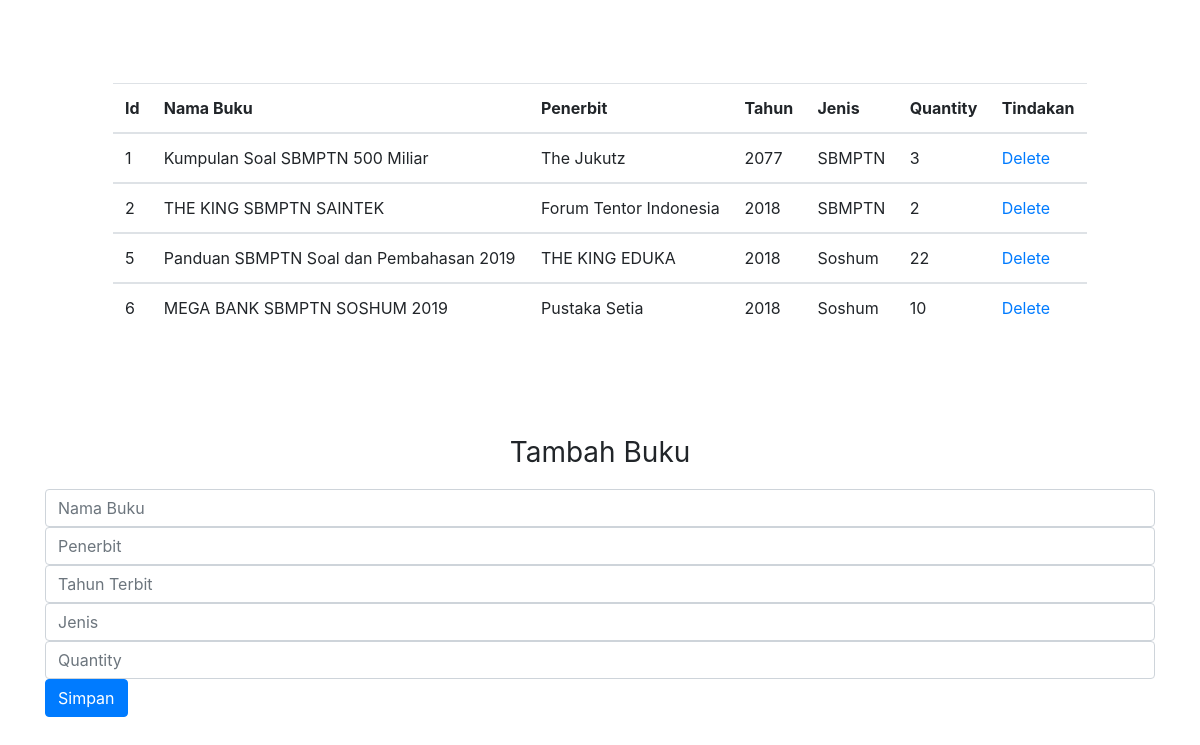
Page /buku_admin.php (signed in) on the earlier database version.
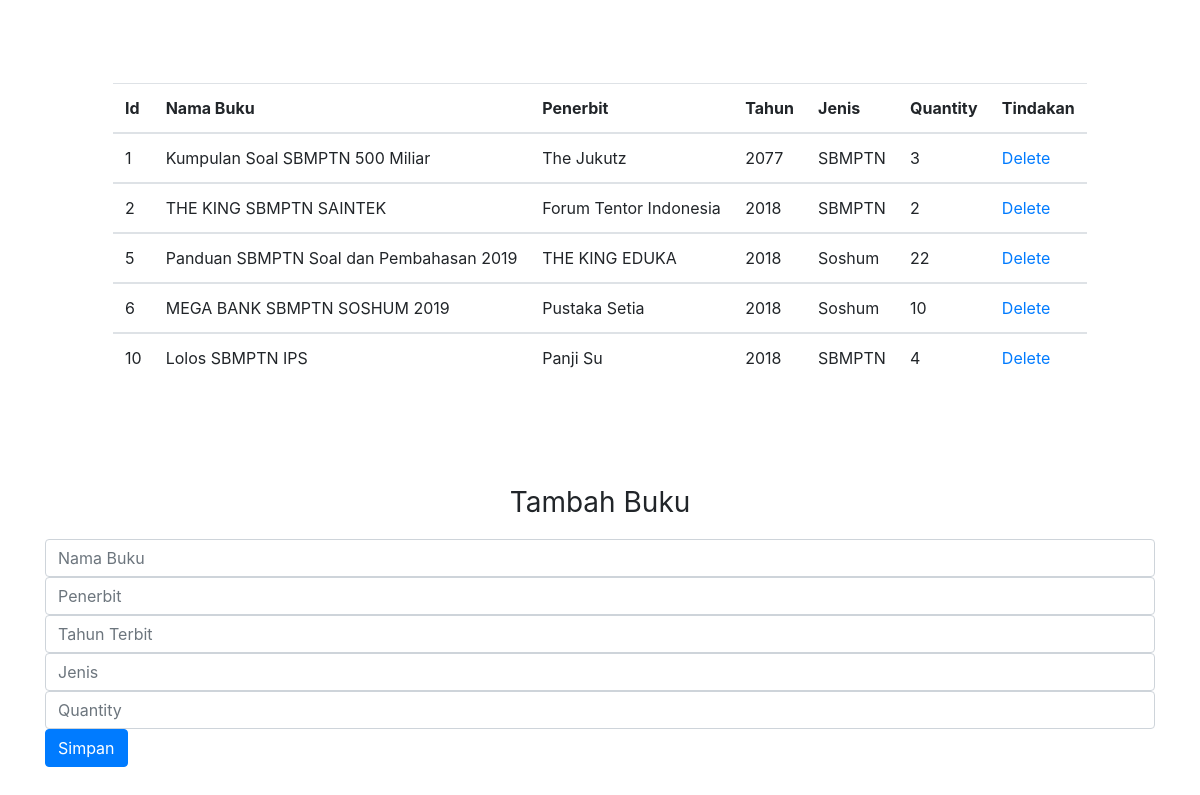
Same page on the later database version.
### tables this page shows
CREATE TABLE `buku` (
  `id` int(255) NOT NULL,
  `nama_buku` varchar(255) NOT NULL,
  `penerbit` varchar(255) NOT NULL,
  `tahun_terbit` varchar(255) NOT NULL,
  `jenis` varchar(255) NOT NULL,
  `quantity` int(11) NOT NULL
);

### buku_admin.php (the view, shortened to what this page needs)
<?php
include("koneksi.php");
?>
<!DOCTYPE html>
<html>
<head>
    <link rel="stylesheet" href="https://cdnjs.cloudflare.com/ajax/libs/twitter-bootstrap/4.0.0/css/bootstrap.min.css">
    <link rel="stylesheet" href="https://cdnjs.cloudflare.com/ajax/libs/font-awesome/4.7.0/css/font-awesome.min.css">
    <link rel="stylesheet" href="https://cdnjs.cloudflare.com/ajax/libs/ionicons/2.0.1/css/ionicons.min.css">
    <link rel="stylesheet" href="https://cdnjs.cloudflare.com/ajax/libs/aos/2.1.1/aos.css">
    <link rel="stylesheet" href="https://cdnjs.cloudflare.com/ajax/libs/Swiper/3.3.1/css/swiper.min.css">
    <link rel="stylesheet" href="assets/css/styles.min.css">
</head>
<body>
    <nav class="navbar navbar-light navbar-expand-md fixed-top visible" data-aos="flip-up" data-aos-delay="900" style="background-color:#72aeda;color:rgb(205,207,208);">
        <div class="container-fluid"><a class="navbar-brand" href="#" style="color:#ffffff;"><strong></strong></a>
            <div
                class="collapse navbar-collapse justify-content-end" id="navcol-1">
                <ul class="nav navbar-nav">
                    <li class="nav-item" role="presentation"><a class="nav-link active" href="beranda_admin.php" style="color:#ffffff;padding:14px;">Beranda</a></li>
                    <li class="nav-item" role="presentation"><a class="nav-link" href="logout.php" style="color:#ffffff;"><button class="btn btn-primary" type="button">Keluar</button></a></li>
                </ul>
        </div>
        </div>
    </nav>
    <?php
        $sql = 'SELECT * FROM buku';
        $result = mysqli_query($con, $sql);
    ?>
    <div class="container" style="padding:83px;">
        <div class="table-responsive">
            <table class="table">
                <thead>
                    <tr>
                        <th>Id</th>
                        <th>Nama Buku</th>
                        <th>Penerbit</th>
                        <th>Tahun</th>
                        <th>Jenis</th>
                        <th>Quantity</th>
                        <th>Tindakan</th>
                    </tr>
                </thead>
                <?php while($product = mysqli_fetch_object($result)) { ?>
                <tbody>
                    <tr>
                        <td> <?php echo $product->id; ?> </td>
                        <td> <?php echo $product->nama_buku; ?> </td>
                        <td> <?php echo $product->penerbit; ?> </td>
                        <td> <?php echo $product->tahun_terbit; ?> </td>
                        <td> <?php echo $product->jenis; ?> </td>
                        <td> <?php echo $product->quantity; ?> </td>
                        <td><a href="buku_admin.php?id=<?php echo $product->id; ?>" onclick="return confirm('Are you sure?')" >Delete</a> </td>
                    </tr>
                <?php } ?>
                </tbody>
            </table>
        </div>
    </div>
    <div class="container">
        <form action="addbuku.php" method="POST">
            <p class="text-center" style="font-size:28px;">Tambah Buku</p>
            <input class="form-control" type="text" placeholder="Nama Buku" name="nama_buku">
            <input class="form-control" type="text" placeholder="Penerbit" name="penerbit">
            <input class="form-control" type="text" placeholder="Tahun Terbit" name="tahun_terbit">
            <input class="form-control" type="text" placeholder="Jenis" name="jenis">
            <input class="form-control" type="text" placeholder="Quantity" name="quantity">
            <button class="btn btn-primary" role="button" type="submit" name="submit">Simpan</button>
        </form>
    </div>
</body>
</html>

Differences in the rows shown:
added buku: id "10", nama_buku "Lolos SBMPTN IPS", penerbit "Panji Su", tahun_terbit "2018", jenis "SBMPTN", quantity "4"
